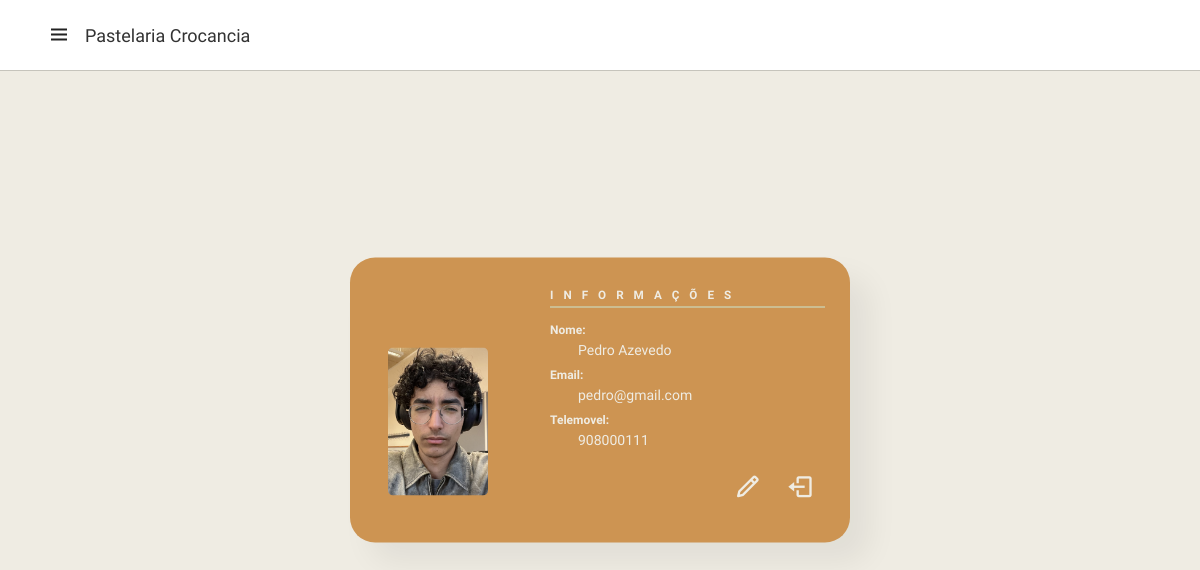
/profile.php (signed in), run on the app's committed database.
### tables this page shows
CREATE TABLE "Clientes" (
	"ID"	INTEGER NOT NULL,
	"Nome"	VARCHAR NOT NULL,
	"Email"	varchar NOT NULL,
	"Senha"	varchar NOT NULL,
	"Telefone"	INTEGER NOT NULL,
	"role"	varchar DEFAULT 'user',
	"dataRegisto"	dateTime,
	"Perfil"	varchar DEFAULT '.\img\icon\profile.png',
	PRIMARY KEY("ID")
);

### includes/profile.inc.php (called while the page is built, shortened)
<?php
include('/includes/conn.php');
$userId = $_SESSION["userid"];
$query = "SELECT * FROM Clientes WHERE ID = :userid";
$stmt = $db->prepare($query);
$stmt->bindValue(':userid', $userId, SQLITE3_INTEGER);
$result = $stmt->execute();
$user = array();
while ($row = $result->fetchArray(SQLITE3_ASSOC)) {
    $user[] = array($row['Nome'], $row['Email'], $row['Telefone'], $row['Perfil']);
}

### profile.php (the view, shortened to what this page needs)
<!DOCTYPE html>
<html lang="en">
<head>
    <link rel="stylesheet" href="https://cdnjs.cloudflare.com/ajax/libs/font-awesome/6.5.1/css/all.min.css">
    <link rel="stylesheet" href="https://cdn.jsdelivr.net/npm/swiper@11/swiper-bundle.min.css" />
    <link href='https://unpkg.com/boxicons@2.1.4/css/boxicons.min.css' rel='stylesheet'>
    <link rel="stylesheet" href="style.css">
</head>
<body>
    <nav>
        <div class="logo">
            <i class='bx bx-menu menu-icon'></i>
            <span class="logo-name">Pastelaria Crocancia</span>
        </div>
    </nav>
    <section class="profile">
                <?php
                    include('/includes/profile.inc.php');
                    foreach ($user as $info) {
                    $nome = $info[0];
                    $email = $info[1];
                    $telemovel = $info[2];
                    $image_perfil = $info[3];
                ?>
        <div class="wrapper">
            <div class="left">
                <img src="<?php echo $image_perfil; ?>" alt="" width="100">
            </div>
            <div class="right">
                <div class="info">
                    <h3>Informações</h3>
                    <div class="info_data">
                        <div class="data">
                            <h4>Nome:</h4>
                            <p><?php echo $nome; ?></p>
                        </div>
                        <div class="data">
                            <h4>Email:</h4>
                            <p><?php echo $email; ?></p>
                        </div>
                        <div class="data">
                            <h4>Telemovel:</h4>
                            <p><?php echo $telemovel; ?></p>
                        </div>
                    </div>
                </div>
                <div class="btn">
                    <ul>
                        <a href="editProfile.php"><i class='bx bx-pencil icon'></i></a>
                        <a href="includes/logout.inc.php"><i class='bx bx-log-out icon'></i></a>
                    </ul>
                </div>
            </div>
            </div>
            <?php
            }
            ?>
    </section>
</body>
</html>

### style.css (style rules this page uses)
* { font-family: 'Spartan', sans-serif; margin: 0; padding: 0; box-sizing: border-box; outline: none; border: none; text-decoration: none; }
body { width: 100%; min-height: 100%; background-color: var(--white-light); }
:root { --white-light: #efece3; --orange: #cd9452; --black: #222; --white: #fff; --border: .1rem solid #cce7d0; --box-shadow: 0 5rem 1rem rgba(0,0,0.1); }
* > img { user-select: none; pointer-events: none; }
html { font-size: 62.5%; overflow-x: hidden; scroll-behavior: smooth; scroll-padding-top: 6rem; }
nav { padding: 3.5rem; position: fixed; top: 0; left: 0; height: 70px; width: 100%; display: flex; justify-content: space-between; align-items: center; background-color: var(--white); box-shadow: 0 0 1px rgba(0,0,0.1); z-index: 10000; }
nav .logo { display: flex; align-items: center; margin: 0 12px; }
.logo .menu-icon { color: var(--black); font-size: 24px; margin-right: 14px; cursor: pointer; }
.logo .logo-name { color: #333; font-size: 18px; font-weight: 500; }
@media (min-width: 320px) { .review .container .board > h1,p { padding: 0 2em; } }
.profile { margin-top: 10rem; padding: 20px 40px; display: flex; align-items: center; }
.profile .wrapper { position: absolute; border-radius: 25px; top: 50%; left: 50%; transform: translate(-50%, -50%); width: 500px; display: flex; box-shadow: 20px 20px 30px rgba(0, 0, 0, 0.06); background-color: var(--orange); }
.profile .wrapper .left { text-align: center; width: 35%; padding: 30px 25px; border-top-left-radius: 5px; border-bottom-left-radius: 5px; color: var(--white-light); }
.profile .wrapper .left img { margin-top: 6rem; border-radius: 5px; }
.profile .wrapper .right { width: 65%; border-top-right-radius: 5px; border-bottom-right-radius: 5px; padding: 30px 25px; }
.profile .wrapper .right .info, .profile .wrapper .right .infos { margin-bottom: 25px; color: var(--white-light); }
.profile .wrapper .right .info h3 { margin-bottom: 15px; padding-bottom: 5px; border-bottom: var(--border); text-transform: uppercase; letter-spacing: 10px; }
.profile .wrapper .right .info_data .data { width: 45%; }
.profile .wrapper .right .info_data .data h4 { color: var(--white-light); margin-bottom: 5px; font-size: 12px; }
.profile .wrapper .right .info_data .data p { width: 200px; font-size: 14px; margin-bottom: 10px; color: var(--white-light); }
.profile .wrapper .right .btn { text-align: right; width: 100%; }
.profile .wrapper .right .btn a { display: inline-block; width: 40px; height: 40px; line-height: 40px; margin: 0 5px; text-align: center; border-radius: 50%; position: relative; }
.profile .wrapper .right .btn .icon { font-size: 28px; color: var(--white-light); }
.profile .wrapper .right ul { list-style-type: none; padding: 0; margin: 0; }

### data on the page
clientes: Nome "Pedro Azevedo", Email "pedro@gmail.com", Telefone "908000111"
